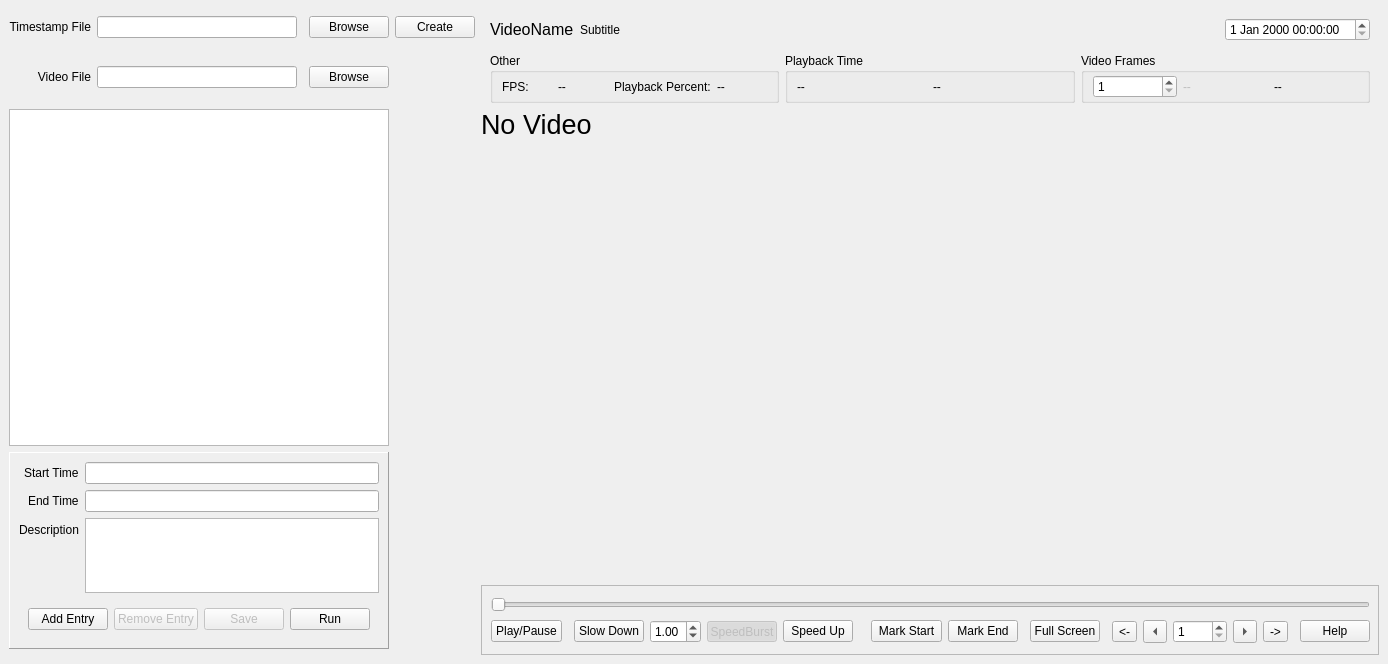
<?xml version="1.0" encoding="UTF-8"?>
<ui version="4.0">
 <class>MainVideoPlayerWindow</class>
 <widget class="QMainWindow" name="MainVideoPlayerWindow">
  <property name="geometry">
   <rect>
    <x>0</x>
    <y>0</y>
    <width>1388</width>
    <height>664</height>
   </rect>
  </property>
  <property name="minimumSize">
   <size>
    <width>1024</width>
    <height>480</height>
   </size>
  </property>
  <property name="windowTitle">
   <string>Video Player</string>
  </property>
  <widget class="QWidget" name="widget_central">
   <layout class="QGridLayout" name="layout_main">
    <item row="1" column="1">
     <widget class="QLineEdit" name="entry_video">
      <property name="autoFillBackground">
       <bool>false</bool>
      </property>
      <property name="readOnly">
       <bool>true</bool>
      </property>
     </widget>
    </item>
    <item row="2" column="0" colspan="4">
     <widget class="TimestampTableView" name="list_timestamp">
      <property name="verticalScrollBarPolicy">
       <enum>Qt::ScrollBarAsNeeded</enum>
      </property>
      <property name="editTriggers">
       <set>QAbstractItemView::NoEditTriggers</set>
      </property>
      <property name="alternatingRowColors">
       <bool>true</bool>
      </property>
      <property name="selectionMode">
       <enum>QAbstractItemView::SingleSelection</enum>
      </property>
      <property name="selectionBehavior">
       <enum>QAbstractItemView::SelectRows</enum>
      </property>
      <attribute name="horizontalHeaderHighlightSections">
       <bool>false</bool>
      </attribute>
      <attribute name="horizontalHeaderStretchLastSection">
       <bool>true</bool>
      </attribute>
      <attribute name="verticalHeaderHighlightSections">
       <bool>false</bool>
      </attribute>
     </widget>
    </item>
    <item row="1" column="3">
     <widget class="QPushButton" name="button_video_browse">
      <property name="text">
       <string>Browse</string>
      </property>
     </widget>
    </item>
    <item row="2" column="5" rowspan="3">
     <widget class="QFrame" name="frame_media">
      <property name="minimumSize">
       <size>
        <width>500</width>
        <height>0</height>
       </size>
      </property>
      <property name="frameShape">
       <enum>QFrame::NoFrame</enum>
      </property>
      <property name="frameShadow">
       <enum>QFrame::Plain</enum>
      </property>
      <property name="lineWidth">
       <number>0</number>
      </property>
      <layout class="QGridLayout" name="gridLayout">
       <property name="leftMargin">
        <number>0</number>
       </property>
       <property name="topMargin">
        <number>0</number>
       </property>
       <property name="rightMargin">
        <number>0</number>
       </property>
       <property name="bottomMargin">
        <number>0</number>
       </property>
       <item row="1" column="0">
        <layout class="QVBoxLayout" name="media_layout">
         <property name="sizeConstraint">
          <enum>QLayout::SetNoConstraint</enum>
         </property>
         <item>
          <widget class="VideoFrame" name="frame_video">
           <property name="minimumSize">
            <size>
             <width>0</width>
             <height>0</height>
            </size>
           </property>
           <property name="focusPolicy">
            <enum>Qt::StrongFocus</enum>
           </property>
           <property name="frameShape">
            <enum>QFrame::NoFrame</enum>
           </property>
           <property name="frameShadow">
            <enum>QFrame::Plain</enum>
           </property>
           <property name="lineWidth">
            <number>0</number>
           </property>
           <widget class="QLabel" name="lblVideoStatusOverlay">
            <property name="geometry">
             <rect>
              <x>0</x>
              <y>0</y>
              <width>231</width>
              <height>31</height>
             </rect>
            </property>
            <property name="font">
             <font>
              <pointsize>20</pointsize>
              <stylestrategy>PreferAntialias</stylestrategy>
             </font>
            </property>
            <property name="text">
             <string>No Video</string>
            </property>
            <property name="textInteractionFlags">
             <set>Qt::NoTextInteraction</set>
            </property>
           </widget>
          </widget>
         </item>
         <item>
          <widget class="QFrame" name="frame_media_control">
           <property name="sizePolicy">
            <sizepolicy hsizetype="Preferred" vsizetype="Expanding">
             <horstretch>0</horstretch>
             <verstretch>0</verstretch>
            </sizepolicy>
           </property>
           <property name="maximumSize">
            <size>
             <width>16777215</width>
             <height>70</height>
            </size>
           </property>
           <property name="frameShape">
            <enum>QFrame::StyledPanel</enum>
           </property>
           <property name="frameShadow">
            <enum>QFrame::Plain</enum>
           </property>
           <property name="lineWidth">
            <number>0</number>
           </property>
           <layout class="QGridLayout" name="gridLayout_2">
            <item row="1" column="2">
             <widget class="QPushButton" name="button_slow_down">
              <property name="sizePolicy">
               <sizepolicy hsizetype="Fixed" vsizetype="Fixed">
                <horstretch>0</horstretch>
                <verstretch>0</verstretch>
               </sizepolicy>
              </property>
              <property name="toolTip">
               <string>Slow down the video</string>
              </property>
              <property name="text">
               <string>Slow Down</string>
              </property>
             </widget>
            </item>
            <item row="1" column="5">
             <widget class="QPushButton" name="button_speed_up">
              <property name="sizePolicy">
               <sizepolicy hsizetype="Fixed" vsizetype="Fixed">
                <horstretch>0</horstretch>
                <verstretch>0</verstretch>
               </sizepolicy>
              </property>
              <property name="toolTip">
               <string>Speed up the video</string>
              </property>
              <property name="text">
               <string>Speed Up</string>
              </property>
             </widget>
            </item>
            <item row="1" column="11">
             <widget class="QPushButton" name="button_full_screen">
              <property name="sizePolicy">
               <sizepolicy hsizetype="Fixed" vsizetype="Fixed">
                <horstretch>0</horstretch>
                <verstretch>0</verstretch>
               </sizepolicy>
              </property>
              <property name="toolTip">
               <string>Set the video to full screen</string>
              </property>
              <property name="text">
               <string>Full Screen</string>
              </property>
             </widget>
            </item>
            <item row="1" column="3">
             <widget class="QDoubleSpinBox" name="doubleSpinBoxPlaybackSpeed">
              <property name="minimum">
               <double>0.200000000000000</double>
              </property>
              <property name="maximum">
               <double>6.000000000000000</double>
              </property>
              <property name="value">
               <double>1.000000000000000</double>
              </property>
             </widget>
            </item>
            <item row="1" column="0">
             <widget class="ToggleButton" name="button_play_pause">
              <property name="sizePolicy">
               <sizepolicy hsizetype="Fixed" vsizetype="Fixed">
                <horstretch>0</horstretch>
                <verstretch>0</verstretch>
               </sizepolicy>
              </property>
              <property name="toolTip">
               <string>Toggle Play/Pause</string>
              </property>
              <property name="text">
               <string>Play/Pause</string>
              </property>
              <property name="checkable">
               <bool>false</bool>
              </property>
             </widget>
            </item>
            <item row="1" column="15">
             <widget class="QSpinBox" name="spinBoxFrameJumpMultiplier">
              <property name="minimum">
               <number>1</number>
              </property>
              <property name="maximum">
               <number>1000</number>
              </property>
             </widget>
            </item>
            <item row="1" column="12">
             <spacer name="horizontalSpacer">
              <property name="orientation">
               <enum>Qt::Horizontal</enum>
              </property>
              <property name="sizeHint" stdset="0">
               <size>
                <width>40</width>
                <height>20</height>
               </size>
              </property>
             </spacer>
            </item>
            <item row="1" column="9">
             <widget class="QPushButton" name="button_mark_end">
              <property name="toolTip">
               <string>Mark the end of the entry</string>
              </property>
              <property name="text">
               <string>Mark End</string>
              </property>
             </widget>
            </item>
            <item row="1" column="19">
             <widget class="QPushButton" name="btnHelp">
              <property name="text">
               <string>Help</string>
              </property>
             </widget>
            </item>
            <item row="1" column="16">
             <widget class="QToolButton" name="btnRight">
              <property name="toolTip">
               <string>Step Frames Right</string>
              </property>
              <property name="text">
               <string>&gt;</string>
              </property>
              <property name="shortcut">
               <string>Right</string>
              </property>
              <property name="arrowType">
               <enum>Qt::RightArrow</enum>
              </property>
             </widget>
            </item>
            <item row="1" column="18">
             <spacer name="horizontalSpacer_3">
              <property name="orientation">
               <enum>Qt::Horizontal</enum>
              </property>
              <property name="sizeHint" stdset="0">
               <size>
                <width>40</width>
                <height>20</height>
               </size>
              </property>
             </spacer>
            </item>
            <item row="1" column="1">
             <spacer name="horizontalSpacer_5">
              <property name="orientation">
               <enum>Qt::Horizontal</enum>
              </property>
              <property name="sizeHint" stdset="0">
               <size>
                <width>40</width>
                <height>20</height>
               </size>
              </property>
             </spacer>
            </item>
            <item row="1" column="13">
             <widget class="QToolButton" name="btnSkipLeft">
              <property name="toolTip">
               <string>Skip Frames Left</string>
              </property>
              <property name="text">
               <string>&lt;-</string>
              </property>
              <property name="shortcut">
               <string>Ctrl+Left</string>
              </property>
             </widget>
            </item>
            <item row="0" column="0" colspan="20">
             <widget class="HighlightedJumpSlider" name="slider_progress">
              <property name="maximum">
               <number>9999</number>
              </property>
              <property name="pageStep">
               <number>1</number>
              </property>
              <property name="orientation">
               <enum>Qt::Horizontal</enum>
              </property>
              <property name="tickPosition">
               <enum>QSlider::NoTicks</enum>
              </property>
             </widget>
            </item>
            <item row="1" column="10">
             <spacer name="horizontalSpacer_7">
              <property name="orientation">
               <enum>Qt::Horizontal</enum>
              </property>
              <property name="sizeHint" stdset="0">
               <size>
                <width>40</width>
                <height>20</height>
               </size>
              </property>
             </spacer>
            </item>
            <item row="1" column="14">
             <widget class="QToolButton" name="btnLeft">
              <property name="toolTip">
               <string>Step Frames Left</string>
              </property>
              <property name="text">
               <string>&lt;</string>
              </property>
              <property name="shortcut">
               <string>Left</string>
              </property>
              <property name="arrowType">
               <enum>Qt::LeftArrow</enum>
              </property>
             </widget>
            </item>
            <item row="1" column="7">
             <spacer name="horizontalSpacer_6">
              <property name="orientation">
               <enum>Qt::Horizontal</enum>
              </property>
              <property name="sizeHint" stdset="0">
               <size>
                <width>40</width>
                <height>20</height>
               </size>
              </property>
             </spacer>
            </item>
            <item row="1" column="8">
             <widget class="QPushButton" name="button_mark_start">
              <property name="toolTip">
               <string>Mark the start of the entry</string>
              </property>
              <property name="text">
               <string>Mark Start</string>
              </property>
             </widget>
            </item>
            <item row="1" column="17">
             <widget class="QToolButton" name="btnSkipRight">
              <property name="toolTip">
               <string>Skip Frames Right</string>
              </property>
              <property name="text">
               <string>-&gt;</string>
              </property>
              <property name="shortcut">
               <string>Ctrl+Right</string>
              </property>
             </widget>
            </item>
            <item row="1" column="4">
             <widget class="QToolButton" name="toolButton_SpeedBurstEnabled">
              <property name="enabled">
               <bool>false</bool>
              </property>
              <property name="statusTip">
               <string>Trigger speedburst with the hotkey</string>
              </property>
              <property name="whatsThis">
               <string>Trigger speedburst with the hotkey</string>
              </property>
              <property name="text">
               <string>SpeedBurst</string>
              </property>
              <property name="checkable">
               <bool>true</bool>
              </property>
              <property name="checked">
               <bool>true</bool>
              </property>
             </widget>
            </item>
           </layout>
          </widget>
         </item>
        </layout>
       </item>
      </layout>
     </widget>
    </item>
    <item row="3" column="0" colspan="4">
     <widget class="QFrame" name="frame_timestamp_detail">
      <property name="sizePolicy">
       <sizepolicy hsizetype="Preferred" vsizetype="Fixed">
        <horstretch>0</horstretch>
        <verstretch>0</verstretch>
       </sizepolicy>
      </property>
      <property name="frameShape">
       <enum>QFrame::Panel</enum>
      </property>
      <property name="frameShadow">
       <enum>QFrame::Raised</enum>
      </property>
      <layout class="QFormLayout" name="formLayout">
       <property name="labelAlignment">
        <set>Qt::AlignRight|Qt::AlignTrailing|Qt::AlignVCenter</set>
       </property>
       <item row="0" column="0">
        <widget class="QLabel" name="label_start_time">
         <property name="text">
          <string>Start Time</string>
         </property>
        </widget>
       </item>
       <item row="0" column="1">
        <widget class="QLineEdit" name="entry_start_time">
         <property name="enabled">
          <bool>true</bool>
         </property>
         <property name="autoFillBackground">
          <bool>false</bool>
         </property>
         <property name="readOnly">
          <bool>true</bool>
         </property>
        </widget>
       </item>
       <item row="1" column="0">
        <widget class="QLabel" name="label_end_time">
         <property name="text">
          <string>End Time</string>
         </property>
        </widget>
       </item>
       <item row="1" column="1">
        <widget class="QLineEdit" name="entry_end_time">
         <property name="enabled">
          <bool>true</bool>
         </property>
         <property name="autoFillBackground">
          <bool>false</bool>
         </property>
         <property name="readOnly">
          <bool>true</bool>
         </property>
        </widget>
       </item>
       <item row="2" column="0">
        <widget class="QLabel" name="label_description">
         <property name="text">
          <string>Description</string>
         </property>
        </widget>
       </item>
       <item row="2" column="1">
        <widget class="PlainTextEdit" name="entry_description">
         <property name="enabled">
          <bool>true</bool>
         </property>
         <property name="maximumSize">
          <size>
           <width>16777215</width>
           <height>75</height>
          </size>
         </property>
         <property name="autoFillBackground">
          <bool>false</bool>
         </property>
        </widget>
       </item>
       <item row="3" column="0" colspan="2">
        <widget class="QFrame" name="frame">
         <property name="frameShape">
          <enum>QFrame::NoFrame</enum>
         </property>
         <property name="frameShadow">
          <enum>QFrame::Plain</enum>
         </property>
         <property name="lineWidth">
          <number>0</number>
         </property>
         <layout class="QHBoxLayout" name="horizontalLayout">
          <item>
           <widget class="QPushButton" name="button_add_entry">
            <property name="text">
             <string>Add Entry</string>
            </property>
           </widget>
          </item>
          <item>
           <widget class="QPushButton" name="button_remove_entry">
            <property name="enabled">
             <bool>false</bool>
            </property>
            <property name="text">
             <string>Remove Entry</string>
            </property>
           </widget>
          </item>
          <item>
           <widget class="QPushButton" name="button_save">
            <property name="enabled">
             <bool>false</bool>
            </property>
            <property name="text">
             <string>Save</string>
            </property>
           </widget>
          </item>
          <item>
           <spacer name="horizontalSpacer_2">
            <property name="orientation">
             <enum>Qt::Horizontal</enum>
            </property>
            <property name="sizeHint" stdset="0">
             <size>
              <width>40</width>
              <height>20</height>
             </size>
            </property>
           </spacer>
          </item>
          <item>
           <widget class="QPushButton" name="button_run">
            <property name="text">
             <string>Run</string>
            </property>
           </widget>
          </item>
         </layout>
        </widget>
       </item>
      </layout>
     </widget>
    </item>
    <item row="0" column="3">
     <widget class="QPushButton" name="button_timestamp_browse">
      <property name="text">
       <string>Browse</string>
      </property>
     </widget>
    </item>
    <item row="0" column="1">
     <widget class="QLineEdit" name="entry_timestamp">
      <property name="sizePolicy">
       <sizepolicy hsizetype="Expanding" vsizetype="Fixed">
        <horstretch>0</horstretch>
        <verstretch>0</verstretch>
       </sizepolicy>
      </property>
      <property name="autoFillBackground">
       <bool>false</bool>
      </property>
      <property name="styleSheet">
       <string notr="true"/>
      </property>
      <property name="readOnly">
       <bool>true</bool>
      </property>
     </widget>
    </item>
    <item row="0" column="4">
     <widget class="QPushButton" name="button_timestamp_create">
      <property name="text">
       <string>Create</string>
      </property>
     </widget>
    </item>
    <item row="1" column="0">
     <widget class="QLabel" name="label_video">
      <property name="text">
       <string>Video File</string>
      </property>
      <property name="alignment">
       <set>Qt::AlignRight|Qt::AlignTrailing|Qt::AlignVCenter</set>
      </property>
     </widget>
    </item>
    <item row="0" column="0">
     <widget class="QLabel" name="label_timestamp">
      <property name="text">
       <string>Timestamp File</string>
      </property>
      <property name="alignment">
       <set>Qt::AlignRight|Qt::AlignTrailing|Qt::AlignVCenter</set>
      </property>
     </widget>
    </item>
    <item row="0" column="5">
     <widget class="QWidget" name="widget" native="true">
      <layout class="QHBoxLayout" name="horizontalLayout_3">
       <property name="topMargin">
        <number>9</number>
       </property>
       <property name="bottomMargin">
        <number>4</number>
       </property>
       <item>
        <widget class="QLabel" name="lblVideoName">
         <property name="font">
          <font>
           <pointsize>12</pointsize>
          </font>
         </property>
         <property name="text">
          <string>VideoName</string>
         </property>
        </widget>
       </item>
       <item>
        <widget class="QLabel" name="lblVideoSubtitle">
         <property name="text">
          <string>Subtitle</string>
         </property>
        </widget>
       </item>
       <item>
        <spacer name="horizontalSpacer_4">
         <property name="orientation">
          <enum>Qt::Horizontal</enum>
         </property>
         <property name="sizeHint" stdset="0">
          <size>
           <width>40</width>
           <height>20</height>
          </size>
         </property>
        </spacer>
       </item>
       <item>
        <widget class="QDateTimeEdit" name="dateTimeEdit">
         <property name="enabled">
          <bool>true</bool>
         </property>
        </widget>
       </item>
      </layout>
     </widget>
    </item>
    <item row="1" column="5">
     <widget class="QWidget" name="widget_2" native="true">
      <layout class="QHBoxLayout" name="horizontalLayout_7">
       <property name="spacing">
        <number>6</number>
       </property>
       <property name="topMargin">
        <number>2</number>
       </property>
       <property name="bottomMargin">
        <number>0</number>
       </property>
       <item>
        <widget class="QGroupBox" name="groupBox_3">
         <property name="enabled">
          <bool>true</bool>
         </property>
         <property name="title">
          <string>Other</string>
         </property>
         <layout class="QHBoxLayout" name="horizontalLayout_6">
          <property name="topMargin">
           <number>2</number>
          </property>
          <property name="bottomMargin">
           <number>2</number>
          </property>
          <item>
           <widget class="QLabel" name="label_2">
            <property name="text">
             <string>FPS:</string>
            </property>
           </widget>
          </item>
          <item>
           <widget class="QLabel" name="lblFileFPS">
            <property name="text">
             <string>--</string>
            </property>
           </widget>
          </item>
          <item>
           <widget class="QLabel" name="label_3">
            <property name="text">
             <string>Playback Percent:</string>
            </property>
           </widget>
          </item>
          <item>
           <widget class="QLabel" name="lblPlaybackPercent">
            <property name="text">
             <string>--</string>
            </property>
           </widget>
          </item>
         </layout>
        </widget>
       </item>
       <item>
        <widget class="QGroupBox" name="groupBox_2">
         <property name="title">
          <string>Playback Time</string>
         </property>
         <layout class="QHBoxLayout" name="horizontalLayout_5">
          <property name="topMargin">
           <number>2</number>
          </property>
          <property name="bottomMargin">
           <number>2</number>
          </property>
          <item>
           <widget class="QLabel" name="lblCurrentTime">
            <property name="text">
             <string>--</string>
            </property>
           </widget>
          </item>
          <item>
           <widget class="QLabel" name="lblTotalDuration">
            <property name="text">
             <string>--</string>
            </property>
           </widget>
          </item>
         </layout>
        </widget>
       </item>
       <item>
        <widget class="QGroupBox" name="groupBox">
         <property name="title">
          <string>Video Frames</string>
         </property>
         <layout class="QHBoxLayout" name="horizontalLayout_4">
          <property name="topMargin">
           <number>2</number>
          </property>
          <property name="bottomMargin">
           <number>2</number>
          </property>
          <item>
           <widget class="QSpinBox" name="spinBoxCurrentFrame">
            <property name="enabled">
             <bool>true</bool>
            </property>
            <property name="buttonSymbols">
             <enum>QAbstractSpinBox::UpDownArrows</enum>
            </property>
            <property name="minimum">
             <number>1</number>
            </property>
            <property name="maximum">
             <number>10000</number>
            </property>
            <property name="value">
             <number>1</number>
            </property>
           </widget>
          </item>
          <item>
           <widget class="QLabel" name="lblCurrentFrame">
            <property name="enabled">
             <bool>false</bool>
            </property>
            <property name="text">
             <string>--</string>
            </property>
           </widget>
          </item>
          <item>
           <widget class="QLabel" name="lblTotalFrames">
            <property name="text">
             <string>--</string>
            </property>
           </widget>
          </item>
         </layout>
        </widget>
       </item>
      </layout>
     </widget>
    </item>
   </layout>
  </widget>
  <action name="actionExit">
   <property name="text">
    <string>Exit</string>
   </property>
  </action>
  <action name="actionTest_Entry">
   <property name="text">
    <string>Test Entry</string>
   </property>
  </action>
 </widget>
 <customwidgets>
  <customwidget>
   <class>VideoFrame</class>
   <extends>QFrame</extends>
   <header>GUI.Windows.VideoPlayer</header>
   <container>1</container>
  </customwidget>
  <customwidget>
   <class>HighlightedJumpSlider</class>
   <extends>QSlider</extends>
   <header>GUI.Windows.VideoPlayer</header>
  </customwidget>
  <customwidget>
   <class>TimestampTableView</class>
   <extends>QTableView</extends>
   <header>GUI.Windows.VideoPlayer</header>
  </customwidget>
  <customwidget>
   <class>PlainTextEdit</class>
   <extends>QPlainTextEdit</extends>
   <header>GUI.Windows.VideoPlayer</header>
  </customwidget>
  <customwidget>
   <class>ToggleButton</class>
   <extends>QPushButton</extends>
   <header>GUI.Windows.VideoPlayer</header>
  </customwidget>
 </customwidgets>
 <resources/>
 <connections/>
</ui>
